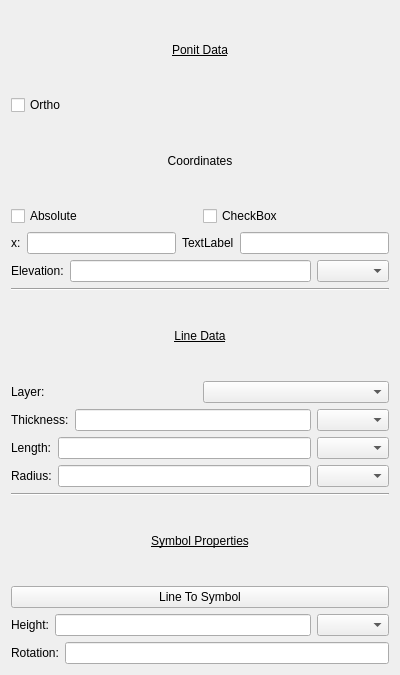
<?xml version="1.0" encoding="UTF-8"?>
<ui version="4.0">
 <class>lparcs</class>
 <widget class="QWidget" name="lparcs">
  <property name="geometry">
   <rect>
    <x>0</x>
    <y>0</y>
    <width>400</width>
    <height>675</height>
   </rect>
  </property>
  <property name="windowTitle">
   <string>Form</string>
  </property>
  <layout class="QVBoxLayout" name="verticalLayout">
   <item>
    <widget class="QLabel" name="PointData">
     <property name="font">
      <font>
       <underline>true</underline>
      </font>
     </property>
     <property name="text">
      <string>Ponit Data</string>
     </property>
     <property name="alignment">
      <set>Qt::AlignCenter</set>
     </property>
    </widget>
   </item>
   <item>
    <widget class="QCheckBox" name="OrthoCheckBox">
     <property name="text">
      <string>Ortho</string>
     </property>
    </widget>
   </item>
   <item>
    <widget class="QLabel" name="Coordinates">
     <property name="text">
      <string>Coordinates</string>
     </property>
     <property name="alignment">
      <set>Qt::AlignCenter</set>
     </property>
    </widget>
   </item>
   <item>
    <layout class="QHBoxLayout" name="horizontalLayout">
     <item>
      <widget class="QCheckBox" name="RelativeCheckBox_2">
       <property name="text">
        <string>Absolute</string>
       </property>
      </widget>
     </item>
     <item>
      <widget class="QCheckBox" name="RelativeCheckBox">
       <property name="text">
        <string>CheckBox</string>
       </property>
      </widget>
     </item>
    </layout>
   </item>
   <item>
    <layout class="QHBoxLayout" name="horizontalLayout_2">
     <item>
      <widget class="QLabel" name="XLabel">
       <property name="text">
        <string>x:</string>
       </property>
      </widget>
     </item>
     <item>
      <widget class="QLineEdit" name="XLineEdit"/>
     </item>
     <item>
      <widget class="QLabel" name="YLabel">
       <property name="text">
        <string>TextLabel</string>
       </property>
      </widget>
     </item>
     <item>
      <widget class="QLineEdit" name="YLineEdit"/>
     </item>
    </layout>
   </item>
   <item>
    <layout class="QHBoxLayout" name="horizontalLayout_3">
     <item>
      <widget class="QLabel" name="Elevation">
       <property name="text">
        <string>Elevation:</string>
       </property>
      </widget>
     </item>
     <item>
      <widget class="QLineEdit" name="ElevationLineEdit"/>
     </item>
     <item>
      <widget class="QComboBox" name="ElevationComboBox"/>
     </item>
    </layout>
   </item>
   <item>
    <widget class="Line" name="line">
     <property name="orientation">
      <enum>Qt::Horizontal</enum>
     </property>
    </widget>
   </item>
   <item>
    <widget class="QLabel" name="LineData">
     <property name="font">
      <font>
       <underline>true</underline>
      </font>
     </property>
     <property name="text">
      <string>Line Data</string>
     </property>
     <property name="alignment">
      <set>Qt::AlignCenter</set>
     </property>
    </widget>
   </item>
   <item>
    <layout class="QHBoxLayout" name="horizontalLayout_4">
     <item>
      <widget class="QLabel" name="Layer">
       <property name="text">
        <string>Layer:</string>
       </property>
      </widget>
     </item>
     <item>
      <widget class="QComboBox" name="LayerComboBox"/>
     </item>
    </layout>
   </item>
   <item>
    <layout class="QHBoxLayout" name="horizontalLayout_5">
     <item>
      <widget class="QLabel" name="Thickness">
       <property name="text">
        <string>Thickness:</string>
       </property>
      </widget>
     </item>
     <item>
      <widget class="QLineEdit" name="ThicknessLineEdit"/>
     </item>
     <item>
      <widget class="QComboBox" name="ThicknessComboBox"/>
     </item>
    </layout>
   </item>
   <item>
    <layout class="QHBoxLayout" name="horizontalLayout_6">
     <item>
      <widget class="QLabel" name="Length">
       <property name="text">
        <string>Length:</string>
       </property>
      </widget>
     </item>
     <item>
      <widget class="QLineEdit" name="LengthLineEdit"/>
     </item>
     <item>
      <widget class="QComboBox" name="LengthComboBox"/>
     </item>
    </layout>
   </item>
   <item>
    <layout class="QHBoxLayout" name="horizontalLayout_7">
     <item>
      <widget class="QLabel" name="Radius">
       <property name="text">
        <string>Radius:</string>
       </property>
      </widget>
     </item>
     <item>
      <widget class="QLineEdit" name="RadiusLineEdit"/>
     </item>
     <item>
      <widget class="QComboBox" name="RadiusComboBox"/>
     </item>
    </layout>
   </item>
   <item>
    <widget class="Line" name="line_2">
     <property name="orientation">
      <enum>Qt::Horizontal</enum>
     </property>
    </widget>
   </item>
   <item>
    <widget class="QLabel" name="SymbolProperties">
     <property name="font">
      <font>
       <underline>true</underline>
      </font>
     </property>
     <property name="text">
      <string>Symbol Properties</string>
     </property>
     <property name="alignment">
      <set>Qt::AlignCenter</set>
     </property>
    </widget>
   </item>
   <item>
    <widget class="QPushButton" name="LineToSymbol">
     <property name="text">
      <string>Line To Symbol</string>
     </property>
    </widget>
   </item>
   <item>
    <layout class="QHBoxLayout" name="horizontalLayout_8">
     <item>
      <widget class="QLabel" name="Height">
       <property name="text">
        <string>Height:</string>
       </property>
      </widget>
     </item>
     <item>
      <widget class="QLineEdit" name="HeightLineEdit"/>
     </item>
     <item>
      <widget class="QComboBox" name="HeightComboBox"/>
     </item>
    </layout>
   </item>
   <item>
    <layout class="QHBoxLayout" name="horizontalLayout_9">
     <item>
      <widget class="QLabel" name="Rotation">
       <property name="text">
        <string>Rotation:</string>
       </property>
      </widget>
     </item>
     <item>
      <widget class="QLineEdit" name="RotationLineEdit"/>
     </item>
    </layout>
   </item>
  </layout>
 </widget>
 <resources/>
 <connections/>
</ui>
